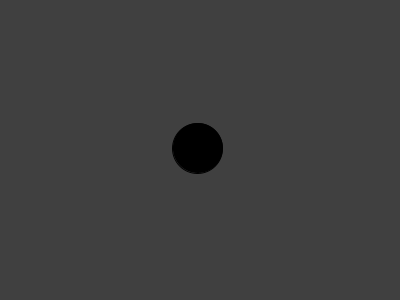
Frame 1 (no input)
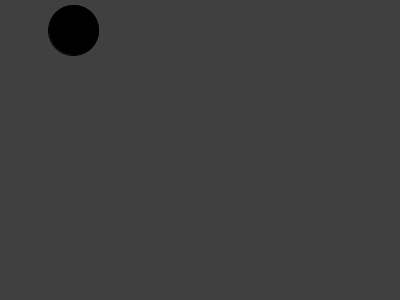
Frame 60 (the mouse pressed at the canvas centre just before this capture)
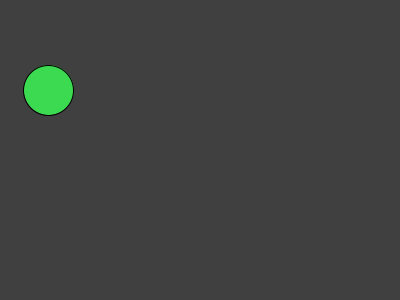
Frame 120 (the mouse held since frame 60 and released just before this capture)

The Processing sketch that drew these frames (run headless with seeded random() and noise(); from frame 60 on, the mouse is pressed at the canvas centre):

// Processing sketch: BouncingBall
// ── BouncingBall.pde
float xPosition;  // -- Horizontal starting position on 'x' axis in coordinate space
float xVelocity; // -- Horizontal speed in x-direction
float yPosition;  // -- Horizontal starting position on 'x' axis in coordinate space
float yVelocity; // -- Horizontal speed in x-direction
int ballRadius;
color ballColor;

void setup()
{
  size(400, 300);
  fill(255, 177, 8);
  textSize(48);
  ballRadius = 50;

  xPosition = width/2;  // -- Initialise xPosition to centre of sketch
  xVelocity = -2.1; // -- Initialise speed in x-direction to -2 (moving left)
  yPosition = height/2;  // -- Initialise xPosition to centre of sketch
  yVelocity = -2; // -- Initialise speed in x-direction to -2 (moving left)
}

void draw()
{
  background(64);




  xPosition = xPosition + xVelocity;  // -- Change position in x on each redraw by velocity in x
  yPosition = yPosition + yVelocity;  // -- Change position in y on each redraw by velocity in y
  
  fill(ballColor);
  circle(xPosition, yPosition, ballRadius);

  if (xPosition <= 0 | xPosition >= width) {
    xVelocity = -xVelocity;
    ballColor = color(random(255), random(255), random(255));
  }
  
  if (yPosition <= 0 |yPosition >= height) {
    yVelocity = -yVelocity;
    ballColor = color(random(255), random(255), random(255));
  }
  
}
